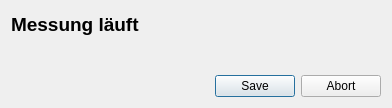
<?xml version="1.0" encoding="UTF-8"?>
<ui version="4.0">
 <class>dlgMeasurement</class>
 <widget class="QDialog" name="dlgMeasurement">
  <property name="geometry">
   <rect>
    <x>0</x>
    <y>0</y>
    <width>392</width>
    <height>108</height>
   </rect>
  </property>
  <property name="windowTitle">
   <string>Längenmessung</string>
  </property>
  <layout class="QGridLayout" name="gridLayout">
   <item row="1" column="0">
    <widget class="QLabel" name="lblMeasurementInfo">
     <property name="text">
      <string/>
     </property>
    </widget>
   </item>
   <item row="0" column="0">
    <widget class="QLabel" name="lblMeasurementStatus">
     <property name="font">
      <font>
       <pointsize>14</pointsize>
       <weight>75</weight>
       <bold>true</bold>
      </font>
     </property>
     <property name="text">
      <string>Messung läuft</string>
     </property>
    </widget>
   </item>
   <item row="2" column="0">
    <widget class="QDialogButtonBox" name="btbMeasurement">
     <property name="orientation">
      <enum>Qt::Horizontal</enum>
     </property>
     <property name="standardButtons">
      <set>QDialogButtonBox::Abort|QDialogButtonBox::Save</set>
     </property>
    </widget>
   </item>
  </layout>
 </widget>
 <resources/>
 <connections>
  <connection>
   <sender>btbMeasurement</sender>
   <signal>accepted()</signal>
   <receiver>dlgMeasurement</receiver>
   <slot>accept()</slot>
   <hints>
    <hint type="sourcelabel">
     <x>248</x>
     <y>254</y>
    </hint>
    <hint type="destinationlabel">
     <x>157</x>
     <y>274</y>
    </hint>
   </hints>
  </connection>
  <connection>
   <sender>btbMeasurement</sender>
   <signal>rejected()</signal>
   <receiver>dlgMeasurement</receiver>
   <slot>reject()</slot>
   <hints>
    <hint type="sourcelabel">
     <x>316</x>
     <y>260</y>
    </hint>
    <hint type="destinationlabel">
     <x>286</x>
     <y>274</y>
    </hint>
   </hints>
  </connection>
 </connections>
</ui>
